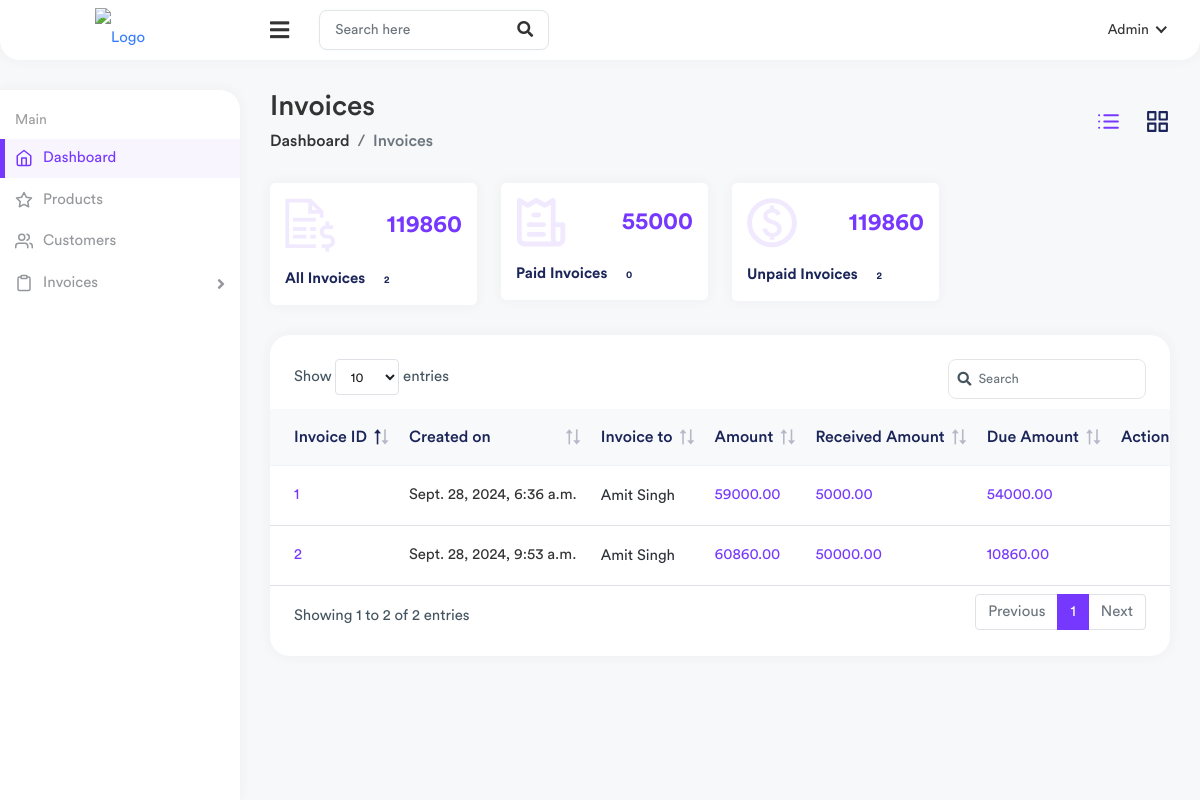
The page /billing/invoices/ (signed in) on the database its author committed.
### billing/models.py (models this page shows, shortened)
class Invoice(models.Model):
    customer = models.ForeignKey(Customer, on_delete=models.CASCADE,null=True)
    date = models.DateField(auto_now_add=True)
    total_amount = models.DecimalField(max_digits=10, decimal_places=2, default=0)
    total_sgst=models.DecimalField(max_digits=10, decimal_places=2, default=0)
    total_cgst=models.DecimalField(max_digits=10, decimal_places=2, default=0)
    paid_amount = models.DecimalField(max_digits=10, decimal_places=2, default=0)
    created_date = models.DateTimeField(default=timezone.now)  # Use default
    modified_date = models.DateTimeField(auto_now=True)

class Customer(models.Model):
    customer_name=models.CharField(max_length=255)
    mobile_number=models.CharField(max_length=50)
    address = models.CharField(max_length=250, blank=True)
    created_date = models.DateTimeField(default=timezone.now)  # Use default
    modified_date = models.DateTimeField(auto_now=True)

### billing/views.py (the view)
# urls.py: path('invoices/', views.invoice_list, name='invoice_list'),
@login_required(login_url="login")
def invoice_list(request):
    invoices = Invoice.objects.all()
    total_invoices = invoices.count()  # All invoices
    total_invoice_amount = invoices.aggregate(Sum('total_amount'))['total_amount__sum'] or 0
    paid_invoices = invoices.filter(total_amount=F('paid_amount')).count()  # Fully paid invoices
    paid_invoice_amount = invoices.aggregate(Sum('paid_amount'))['paid_amount__sum'] or 0
    unpaid_invoices = invoices.filter(total_amount__gt=F('paid_amount')).count()  # Unpaid invoices
    unpaid_invoice_amount = invoices.filter(total_amount__gt=F('paid_amount')).aggregate(Sum('total_amount'))['total_amount__sum'] or 0
    for invoice in invoices:
        invoice.due_amount = invoice.total_amount - invoice.paid_amount
    context={
        "invoices":invoices,
        'total_invoices': total_invoices,
        'total_invoice_amount': total_invoice_amount,
        'paid_invoices': paid_invoices,
        'paid_invoice_amount': paid_invoice_amount,
        'unpaid_invoices': unpaid_invoices,
        'unpaid_invoice_amount': unpaid_invoice_amount,
    }
    return render(request, 'billing/Invoices.html', context)

### templates/billing/Invoices.html (shortened to what this page needs)
{% extends 'base.html' %}
{% load static %}
{% block content %}
<div class="page-wrapper">
  <div class="content container-fluid">
    <div class="page-header">
      <div class="row align-items-center">
        <div class="col">
          <h3 class="page-title">Invoices</h3>
          <ul class="breadcrumb">
            <li class="breadcrumb-item"><a href="{% url 'home' %}">Dashboard</a></li>
            <li class="breadcrumb-item active">Invoices</li>
          </ul>
        </div>
        <div class="col-auto">
          <a href="invoices.html" class="invoices-links active">
            <i data-feather="list"></i>
          </a>
          <a href="invoice-grid.html" class="invoices-links">
            <i data-feather="grid"></i>
          </a>
        </div>
      </div>
    </div>
    <div class="row">
      <div class="col-xl-3 col-sm-6 col-12">
        <div class="card inovices-card">
          <div class="card-body">
            <div class="inovices-widget-header">
              <span class="inovices-widget-icon">
                <img src="{% static 'assets/img/icons/invoices-icon1.svg' %}" alt="" />
              </span>
              <div class="inovices-dash-count">
                <div class="inovices-amount">{{total_invoice_amount}}</div>
              </div>
            </div>
            <p class="inovices-all">All Invoices <span>{{total_invoices}}</span></p>
          </div>
        </div>
      </div>
      <div class="col-xl-3 col-sm-6 col-12">
        <div class="card inovices-card">
          <div class="card-body">
            <div class="inovices-widget-header">
              <span class="inovices-widget-icon">
                <img src="assets/img/icons/invoices-icon2.svg" alt="" />
              </span>
              <div class="inovices-dash-count">
                <div class="inovices-amount">{{paid_invoice_amount}}</div>
              </div>
            </div>
            <p class="inovices-all">Paid Invoices <span>{{paid_invoices}}</span></p>
          </div>
        </div>
      </div>
      <div class="col-xl-3 col-sm-6 col-12">
        <div class="card inovices-card">
          <div class="card-body">
            <div class="inovices-widget-header">
              <span class="inovices-widget-icon">
                <img src="assets/img/icons/invoices-icon3.svg" alt="" />
              </span>
              <div class="inovices-dash-count">
                <div class="inovices-amount">{{unpaid_invoice_amount}}</div>
              </div>
            </div>
            <p class="inovices-all">Unpaid Invoices <span>{{unpaid_invoices}}</span></p>
          </div>
        </div>
      </div>
    </div>
    <div class="row">
      <div class="col-sm-12">
        <div class="card card-table">
          <div class="card-body">
            <div class="table-responsive">
              <table class="table table-stripped table-hover datatable">
                <thead class="thead-light">
                  <tr>
                    <th>Invoice ID</th>
                    <th>Created on</th>
                    <th>Invoice to</th>
                    <th>Amount</th>
                    <th>Received Amount</th>
                    <th>Due Amount</th>
                    <th class="text-end">Action</th>
                  </tr>
                </thead>
                <tbody>
                  {% for  bills in  invoices %}
                  <tr>
                    <td>
                      <a href="{% url 'get_invoice' bills.id %}" class="invoice-link"
                        >{{bills.id}}</a
                      >
                    </td>
                    <td>{{bills.created_date}}</td>
                    <td>
                      <h2 class="table-avatar">
                        {{bills.customer.customer_name}}
                      </h2>
                    </td>
                    <td class="text-primary">{{bills.total_amount}}</td>
                    <td class="text-primary">{{bills.paid_amount}}</td>
                    <td class="text-primary">{{ bills.due_amount }}</td>
                    <td class="text-end">
                      <div class="dropdown dropdown-action">
                      </div>
                    </td>
                  </tr>
                  {% endfor %}
                </tbody>
              </table>
            </div>
          </div>
        </div>
      </div>
    </div>
  </div>
</div>
{% endblock content %}

### templates/base.html (shortened to what this page needs)
<!DOCTYPE html>
{% load static %}
<html lang="en">
<head>
    <link rel="stylesheet" href="{% static 'assets/css/bootstrap.min.css' %}">
    <link rel="stylesheet" href="{% static 'assets/plugins/fontawesome/css/fontawesome.min.css' %}">
    <link rel="stylesheet" href="{% static 'assets/plugins/fontawesome/css/all.min.css' %}">
    <link rel="stylesheet" href="{% static 'assets/plugins/select2/css/select2.min.css' %}">
    <link rel="stylesheet" href="{% static 'assets/plugins/datatables/datatables.min.css' %}">
    <link rel="stylesheet" href="{% static 'assets/css/bootstrap-datetimepicker.min.css' %}">
    <link rel="stylesheet" href="{% static 'assets/plugins/toastr/toatr.css' %}" />
    <link rel="stylesheet" href="{% static 'assets/css/style.css' %}">
</head>
<body class="nk-body bg-lighter npc-default has-sidebar no-touch nk-nio-theme">
    <div class="main-wrapper">
        {% include 'include/navbar.html' %}
        {% include 'include/sidebar.html' %}
    {% block content %}
    {% endblock content %}
</div>
</body>
</html>

### templates/include/navbar.html (shortened to what this page needs)
{% load static %}
<div class="header header-one">
    <div class="header-left header-left-one">
        <a href="index.html" class="logo">
            <img src="{% static 'assets/img/logo.png' %}" alt="Logo">
        </a>
    </div>
    <a href="javascript:void(0);" id="toggle_btn">
        <i class="fas fa-bars"></i>
    </a>
    <div class="top-nav-search">
        <form>
            <input type="text" class="form-control" placeholder="Search here">
            <button class="btn" type="submit"><i class="fas fa-search"></i></button>
        </form>
    </div>
    <ul class="nav nav-tabs user-menu">
        <li class="nav-item dropdown has-arrow main-drop">
            <a href="#" class="dropdown-toggle nav-link" data-bs-toggle="dropdown">
                <span>Admin</span>
            </a>
        </li>
    </ul>
</div>

### templates/include/sidebar.html (shortened to what this page needs)
<div class="sidebar" id="sidebar">
    <div class="sidebar-inner slimscroll">
        <div id="sidebar-menu" class="sidebar-menu">
            <ul>
                <li class="menu-title"><span>Main</span></li>
                <li class="active">
                    <a href="{% url 'home' %}"><i data-feather="home"></i> <span>Dashboard</span></a>
                </li>
                <li>
                    <a href="{% url 'product_list' %}"><i data-feather="star"></i> <span>Products</span></a>
                </li>
                <li>
                    <a href="{% url 'customer_list' %}"><i data-feather="users"></i> <span>Customers</span></a>
                </li>
                <li class="submenu">
                    <a href="#"><i data-feather="clipboard"></i> <span> Invoices</span> <span
                            class="menu-arrow"></span></a>
                </li>
            </ul>
        </div>
    </div>
</div>

### rows shown on the page
Invoice: id "1", created_date "Sept. 28, 2024, 6:36 a.m.", customer.customer_name "Amit Singh", total_amount "59000.00", paid_amount "5000.00", due_amount "54000.00"
Invoice: id "2", created_date "Sept. 28, 2024, 9:53 a.m.", customer.customer_name "Amit Singh", total_amount "60860.00", paid_amount "50000.00", due_amount "10860.00"

### other values the page prints
{{ total_invoice_amount }} "119860"
{{ total_invoices }} "2"
{{ paid_invoice_amount }} "55000"
{{ paid_invoices }} "0"
{{ unpaid_invoice_amount }} "119860"
{{ unpaid_invoices }} "2"
